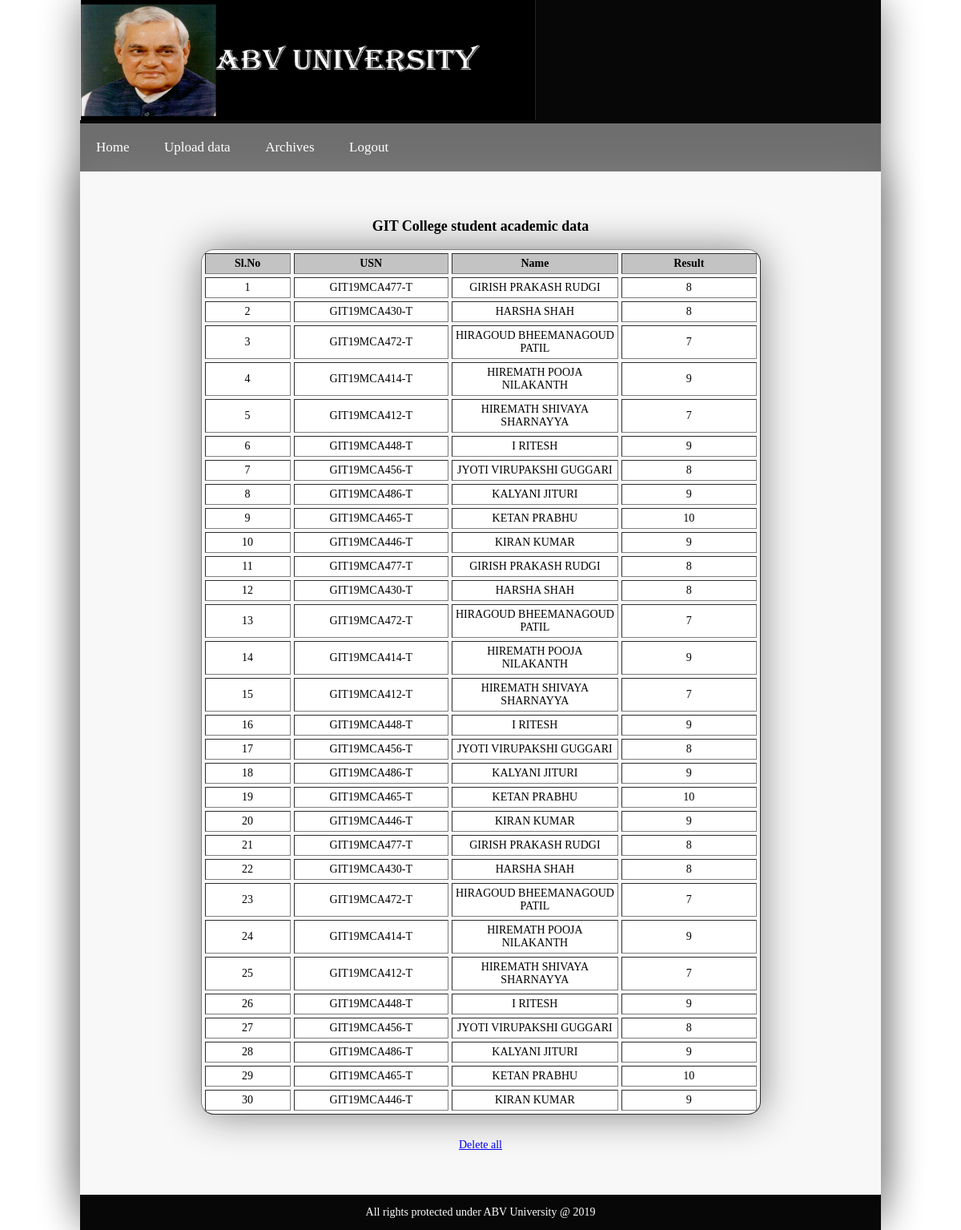
The page /college1studentacademicdata.php (signed in) on the database its author committed.
### tables this page shows
CREATE TABLE `college1academicdata` (
  `usn` varchar(30) NOT NULL,
  `name` varchar(50) NOT NULL,
  `result` int(20) NOT NULL
);

### college1studentacademicdata.php (the view, shortened to what this page needs)
<!DOCTYPE html>
<html>
    <head>
        <link rel="stylesheet" type="text/css" href="nav2.css"/>
         <link rel="stylesheet" href="style.css">
    </head>
    <body class="body">
        <table width="1000" border="0" cellspacing="0" cellpadding="0" align="center">
         <tbody>
            <tr>
              <td height="140" bgcolor="#070707" align="left">  <?php include("header.php"); ?> </td>
            </tr>
            <tr>
              <td bgcolor="#6E6E6E"> <?php include("college1navmenu.php"); ?> </td>
           </tr>
            <tr bgcolor="#F8F8F8">
                <td bgcolor="#FFFFFF">
             <table width="1000" border="0" cellspacing="0" cellpadding="10">
              <tbody>
                <tr>
                  <td bgcolor="#F8F8F8">
                   <p>&nbsp;</p>
                     <?php
						include("myconn1.php");
						$sql="SELECT *from college1academicdata";
						$result=$conn1->query($sql);
						if($result->num_rows==0)
						{
								echo "No Records Found";
						}
						else
						{
					?>
                   <p style="font-size: 18px; font-weight: bold; text-align: center;">GIT College student academic data </p>
                   <table width="699" border="1" align="center" cellpadding="4" cellspacing="4">
                     <tbody>
                       <tr>
                       <th width="159" bgcolor="#C3C3C3" style="text-align: center" scope="col"> Sl.No </th>
                         <th width="267" bgcolor="#C3C3C3" style="text-align: center" scope="col"> USN </th>
                         <th width="273" bgcolor="#C3C3C3" style="text-align: center" scope="col"> Name </th>
                         <th width="273" bgcolor="#C3C3C3" style="text-align: center" scope="col"> Result </th>
                       </tr>
                        <?php
							$r1 = 1;
							while($row=$result->fetch_assoc())
							{
								$usn1=$row["usn"];
								$name1=$row["name"];
								$result11 = $row["result"];
							?>
                       <tr>
                       <td bgcolor="#FFFFFF" style="text-align: center"> <?php echo $r1++;?></td>
                        <td bgcolor="#FFFFFF" style="text-align: center"> <?php echo $usn1;?></td>
                        <td bgcolor="#FFFFFF" style="text-align: center"> <?php echo $name1;?></td>
                        <td bgcolor="#FFFFFF" style="text-align: center"> <?php echo $result11;?></td>
                       </tr>
                       <?php
						}
						}
                       ?>
                     </tbody>
                   </table>
                   <br>
                   <p style="text-align: center"><a href="college1deleteallacademicdata.php">Delete all</a></p>
                  <p>&nbsp;</p></td>
                </tr>
              	</tbody>
              </table></td>
            </tr>
            <tr>
               <td bgcolor="#070707" align="center" height="2"> <?php include("footer.php"); ?></td>
            </tr>
        </tbody>
      </table>
    </body>
</html>

### header.php
<img src="header.png" width="569" height = "150">

### college1navmenu.php
 <div class="pill-nav">
  <span style="color: #FFFFFF"><a class="active" style="color: #FFFFFF" href="college1admindashboard.php">Home</a>
  <a href="college1uploaddata.php?ccode=<?php echo "GI";?>&cname=<?php echo "GIT";?>" style="color: #FFFFFF"> Upload data </a>
<a href="college1archives.php" style="color: #FFFFFF"> Archives </a>
  <a href="college1adminlogout.php" style="color: #FFFFFF"> Logout </a></span>
 </div>

### footer.php
<span style="color: #FFFFFF"><span style="font-weight: 50"><p> All rights protected under ABV University @ 2019 </p></span></span>

### nav2.css (style rules this page uses)
.pill-nav a { display: inline-block; color: #FFFFFF; text-align: center; padding: 20px; text-decoration: none; font-size: 17px; border-radius: 5px; }
.pill-nav a.active { color: black; }

### style.css (style rules this page uses)
body { margin: 0; padding: 0; height: 100%; }
table { margin: auto; -webkit-box-shadow: 0 0 50px gray; -moz-box-shadow: 0 0 50px gray; box-shadow: 0 0 50px gray; border-radius: 16px; font-size: 14px; }

### rows shown on the page
college1academicdata: usn "GIT19MCA477-T", name "GIRISH PRAKASH RUDGI", result "8"
college1academicdata: usn "GIT19MCA430-T", name "HARSHA SHAH", result "8"
college1academicdata: usn "GIT19MCA472-T", name "HIRAGOUD BHEEMANAGOUD PATIL", result "7"
college1academicdata: usn "GIT19MCA414-T", name "HIREMATH POOJA NILAKANTH", result "9"
college1academicdata: usn "GIT19MCA412-T", name "HIREMATH SHIVAYA SHARNAYYA", result "7"
college1academicdata: usn "GIT19MCA448-T", name "I RITESH", result "9"
college1academicdata: usn "GIT19MCA456-T", name "JYOTI VIRUPAKSHI GUGGARI", result "8"
college1academicdata: usn "GIT19MCA486-T", name "KALYANI JITURI", result "9"
college1academicdata: usn "GIT19MCA465-T", name "KETAN PRABHU", result "10"
college1academicdata: usn "GIT19MCA446-T", name "KIRAN KUMAR", result "9"
college1academicdata: usn "GIT19MCA477-T", name "GIRISH PRAKASH RUDGI", result "8"
college1academicdata: usn "GIT19MCA430-T", name "HARSHA SHAH", result "8"
college1academicdata: usn "GIT19MCA472-T", name "HIRAGOUD BHEEMANAGOUD PATIL", result "7"
college1academicdata: usn "GIT19MCA414-T", name "HIREMATH POOJA NILAKANTH", result "9"
college1academicdata: usn "GIT19MCA412-T", name "HIREMATH SHIVAYA SHARNAYYA", result "7"
college1academicdata: usn "GIT19MCA448-T", name "I RITESH", result "9"
college1academicdata: usn "GIT19MCA456-T", name "JYOTI VIRUPAKSHI GUGGARI", result "8"
college1academicdata: usn "GIT19MCA486-T", name "KALYANI JITURI", result "9"
college1academicdata: usn "GIT19MCA465-T", name "KETAN PRABHU", result "10"
college1academicdata: usn "GIT19MCA446-T", name "KIRAN KUMAR", result "9"
college1academicdata: usn "GIT19MCA477-T", name "GIRISH PRAKASH RUDGI", result "8"
college1academicdata: usn "GIT19MCA430-T", name "HARSHA SHAH", result "8"
college1academicdata: usn "GIT19MCA472-T", name "HIRAGOUD BHEEMANAGOUD PATIL", result "7"
college1academicdata: usn "GIT19MCA414-T", name "HIREMATH POOJA NILAKANTH", result "9"
college1academicdata: usn "GIT19MCA412-T", name "HIREMATH SHIVAYA SHARNAYYA", result "7"
college1academicdata: usn "GIT19MCA448-T", name "I RITESH", result "9"
college1academicdata: usn "GIT19MCA456-T", name "JYOTI VIRUPAKSHI GUGGARI", result "8"
college1academicdata: usn "GIT19MCA486-T", name "KALYANI JITURI", result "9"
college1academicdata: usn "GIT19MCA465-T", name "KETAN PRABHU", result "10"
college1academicdata: usn "GIT19MCA446-T", name "KIRAN KUMAR", result "9"
